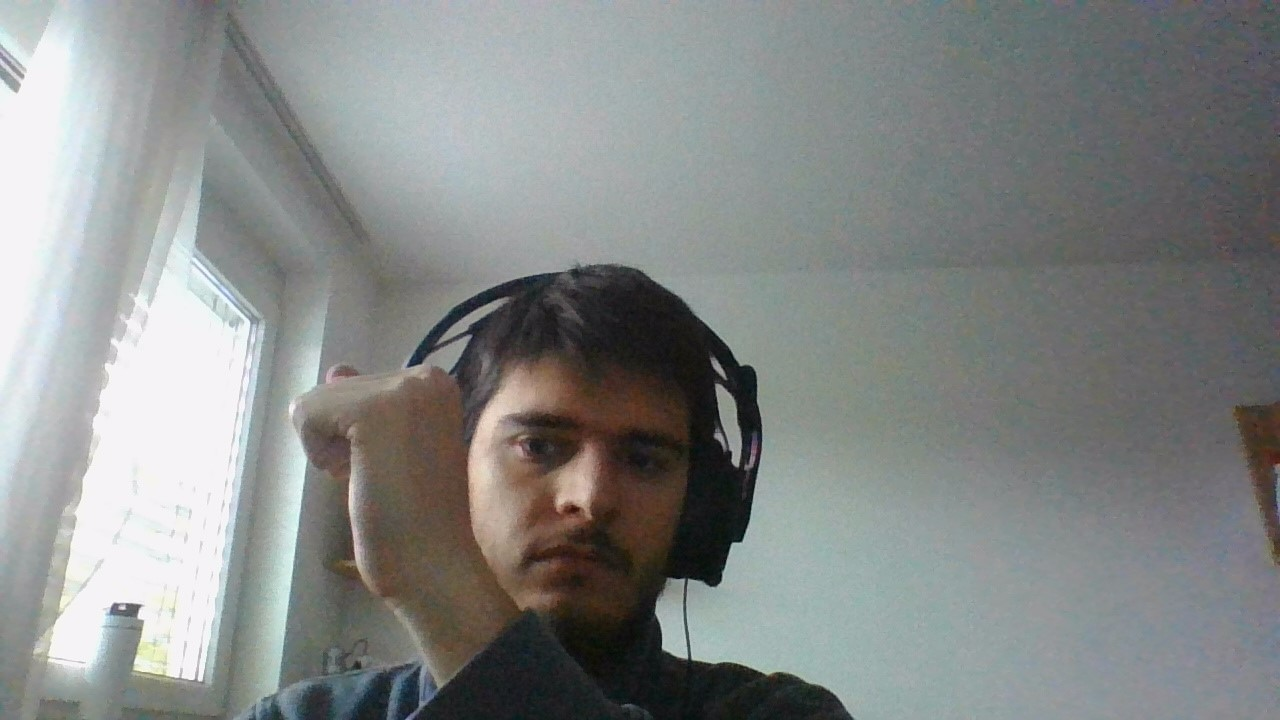
#> input picture Hull/test.jpg, 1280 x 720 px
$ python main.py
#> lines starting #> are read from the running program, lines starting #| are printed output that depends on the picture; after the words box and inside, x2 and y2 are one past the last pixel; in counts of white or black regions, pixels touching at a corner belong together
import numpy as np
import matplotlib.pyplot as plt
from PIL import Image
import cv2
import scipy.ndimage as ndimage
from scipy.spatial import ConvexHull, convex_hull_plot_2d
def edge_detection(img, strength = 5):
    # [5 lines of commented-out code are left out]
    normalize_by =35
    sobel_x = np.array([[-1, 0, 1], [-2, 0, 2], [-1, 0, 1]])/normalize_by
    sobel_y = np.array([[-1, -2, -1], [0, 0, 0], [1, 2, 1]])/normalize_by

    # If the image is grayscale
    if len(img.shape) == 2:
        img = img[:, :, np.newaxis]

    # Initialize the output image
    edge_img = np.zeros_like(img, dtype=float)

    # Apply Sobel operator
    for i in range(img.shape[2]):  # loop over image channels
        grad_x = ndimage.convolve(img[:, :, i], sobel_x)
        grad_y = ndimage.convolve(img[:, :, i], sobel_y)
        edge_img[:, :, i] = np.hypot(grad_x, grad_y)


    return edge_img

def imageToPoints(image):
    points = []

    for y in range(len(image)):
        for x in range(len(image[y])):
            if(image[y][x] > 0.9):
                points.append([x,y])

    return points

if __name__ == '__main__':
    image = cv2.imread('test.jpg')
#> image is the input picture: shape (720, 1280, 3); mean B, G, R 135.2, 136.5, 133.4

    # Convert the image to grayscale
    img = cv2.cvtColor(image, cv2.COLOR_BGR2GRAY)
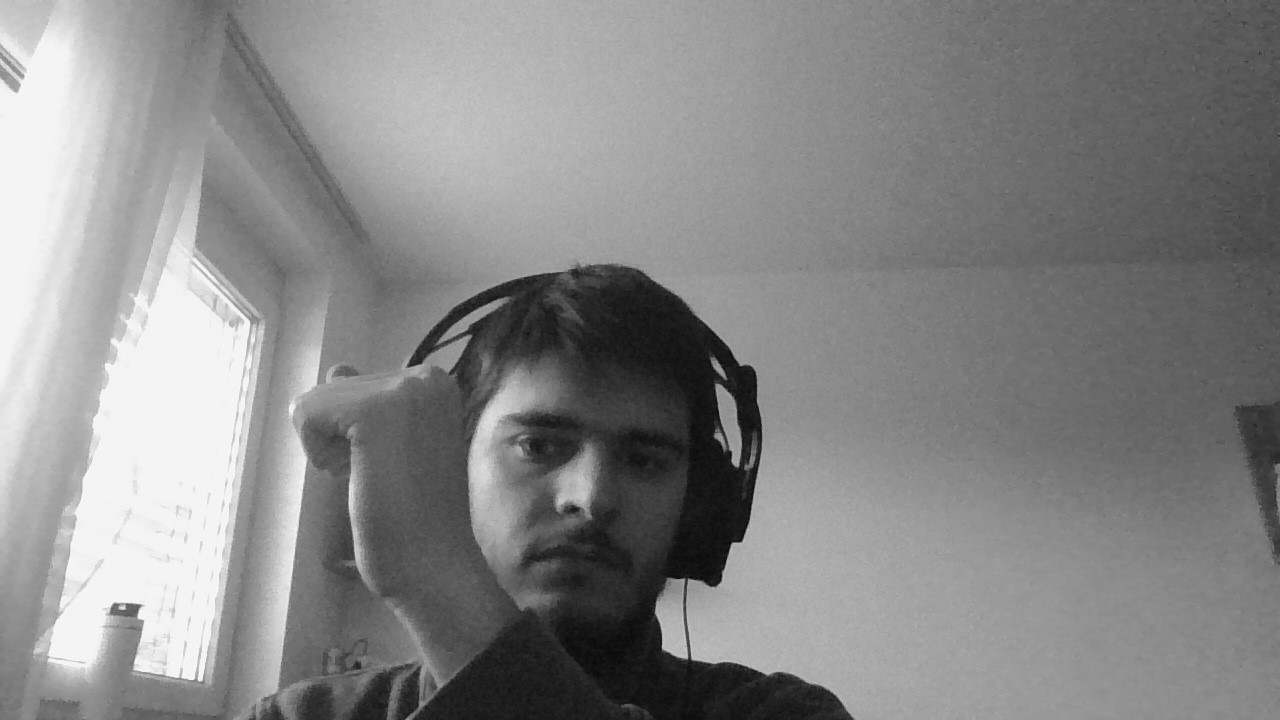
#> img: shape (720, 1280); min 4, max 255, mean 135.4

    # Save the grayscale image
    # cv2.imwrite('gray.jpg', gray_image)

    # img = cv2.imread('test.jpg')
    img = cv2.medianBlur(img, 5)
    # print(img)
    out = edge_detection(img)
#> the loop in edge_detection, `for i in range(img.shape[2]):` made 1 pass
#> pass 1, in edge_detection, `grad_y = ndimage.convolve(img[:, :, i], sobel_y)`:
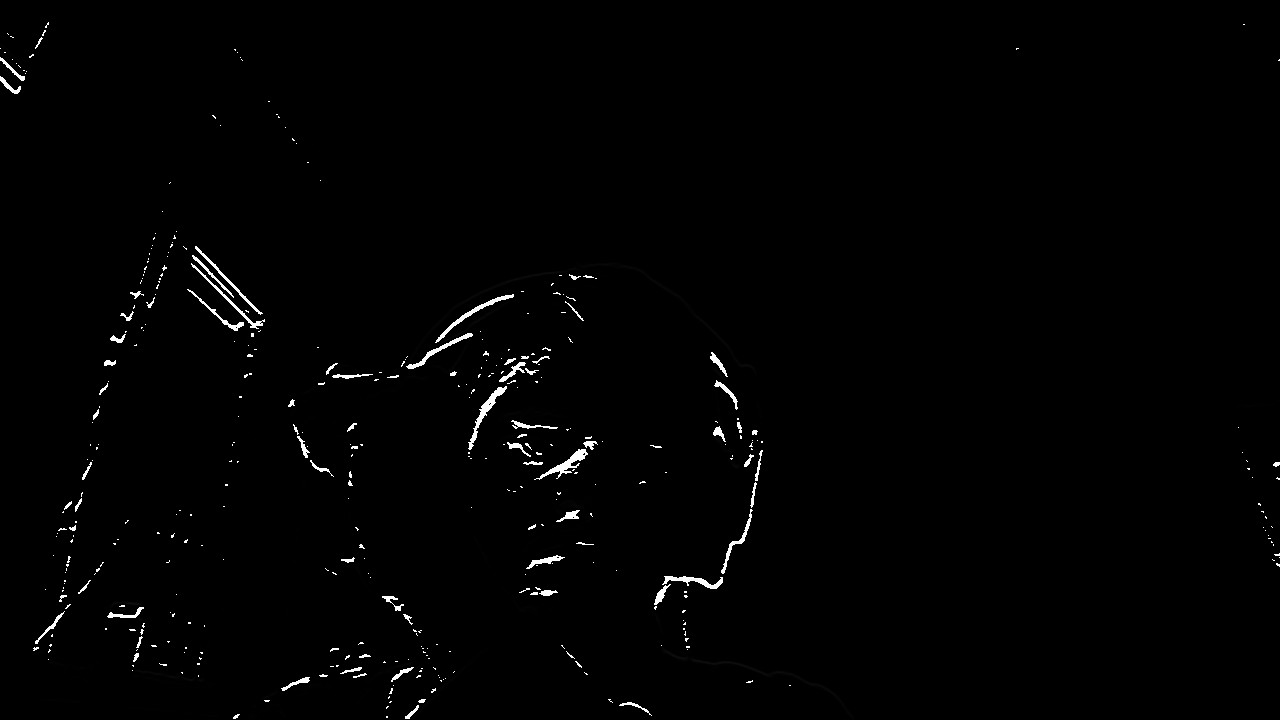
#> grad_y: shape (720, 1280); min 0, max 255, mean 2.4
#> after the loop in edge_detection, `for i in range(img.shape[2]):`:
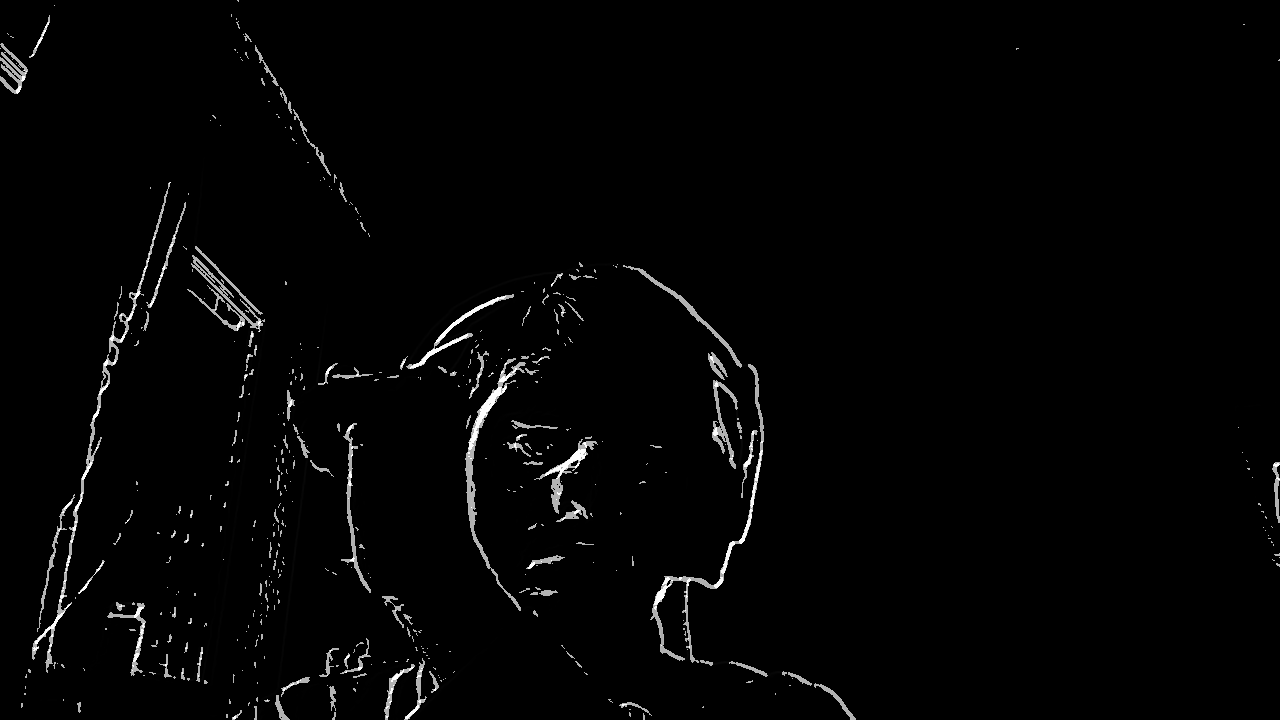
#> edge_img: shape (720, 1280, 1) float64; min 0, max 360.5, mean 6; drawn with min black and max white

    # print(out)
    threshold = 150
    _, binary_image = cv2.threshold(out, threshold, 255, cv2.THRESH_BINARY)
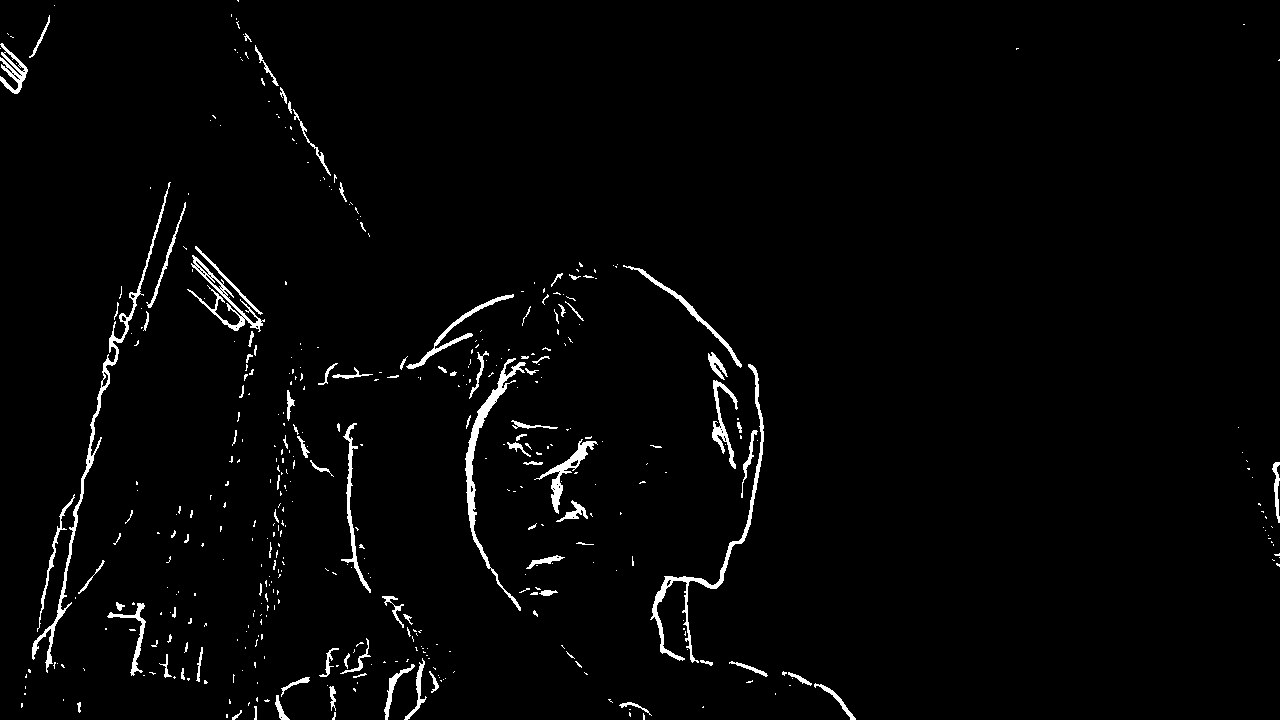
#> binary_image: shape (720, 1280) float64; 2.2% white; 449 white regions (347 under 20 px), largest, box (x1, y1, x2, y2) and area: (32, 182, 171, 673) 2068, (650, 364, 764, 663) 1846, (465, 358, 526, 611) 1690
    cv2.imwrite('edge_detection.jpg', binary_image)


    points = np.array(imageToPoints(binary_image))
#> after the loop in imageToPoints, `for y in range(len(image)):`: points = 20080 items
#> points = 20080 pairs, first value 0 to 1279, second value 0 to 719
    hull = ConvexHull(points)
    plt.plot(points[:,0], -points[:,1], 'o')
    for simplex in hull.simplices:
        plt.plot(points[simplex, 0], -points[simplex, 1], 'k-')
#> this loop made 13 passes
#> simplex on passes 1 to 12: [14235, 344], [20079, 20047], [20079, 14235], [36, 344], [36, 1], [719, 133], [719, 19647], [19812, 20047], [19812, 19647], [64, 133], [64, 3], [0, 1]


    plt.show()
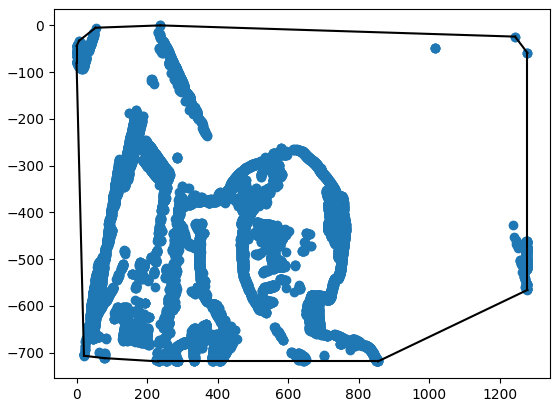
#> figure drawn by matplotlib, 1 panel
